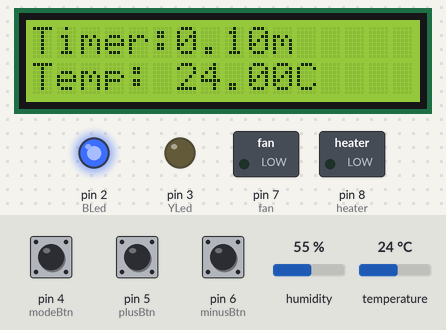
The sketch below on a simulated Arduino Uno, built with avr-gcc and run on an emulated ATmega328P. Parts: 16×2 character LCD, switched loads named in the sketch (green lamp = pin HIGH), output pins drawn as LEDs (lit = HIGH). Inputs (shaded band) come from the test bench; at power-on: temperature 24 °C, pin 4 (modeBtn) LOW, pin 5 (plusBtn) LOW, pin 6 (minusBtn) LOW, humidity 55 %. What the sketch prints to the serial monitor is not drawn.

Above: at 5.8 s.
5.9 s: temperature set to 22 °C
At 8.6 s:
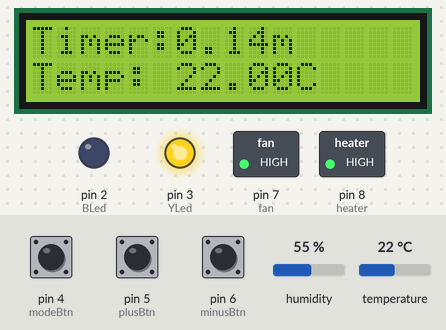
9.6 s: pin 4 (modeBtn) pulled HIGH for 0.15 s
At 10.5 s:
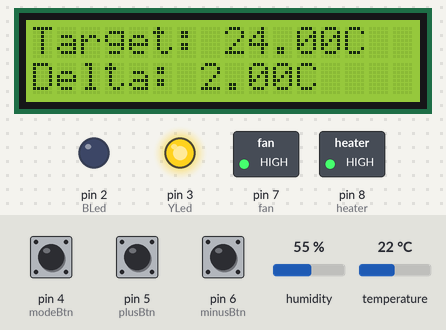
11.2 s: pin 4 (modeBtn) pulled HIGH for 1 s
At 11.52 s:
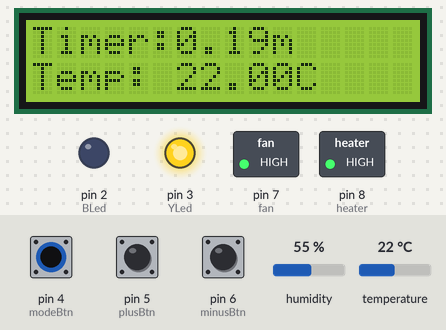
18.6 s: temperature set to 28 °C
At 19.6 s:
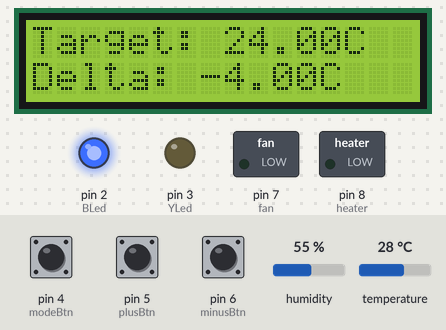
20.3 s: temperature set to 19 °C
At 22.1 s:
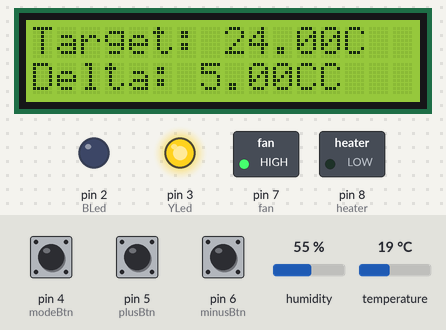
22.4 s: pin 5 (plusBtn) pulled HIGH for 3.2 s
At 71.8 s:
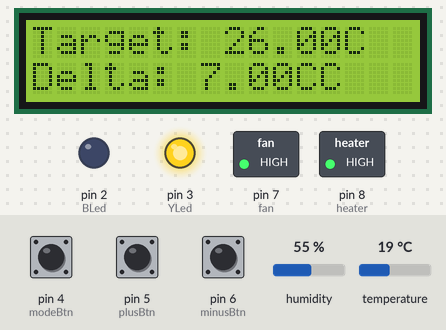
Timing chart, 0 to 72.5 s (numbered marks = the images above; inputs shaded):
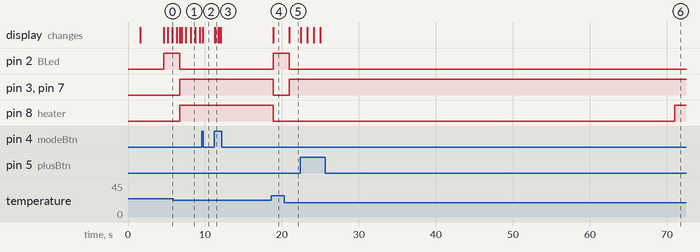

Measured:
- the behaviour switches between 24 and 23 °C on temperature (found by bisection; images 0 and 1)
- after the input at 5.9 s, pin 2 (BLed): HIGH → LOW after 0.81 s; pin 3 (YLed), pin 7 (fan), pin 8 (heater): LOW → HIGH after 0.81 s
- after the input at 9.6 s, the display: changes after 0.10 s (image 2)
- after the input at 11.2 s, the display: first changes after 0.08 s (image 3 shows a later state)
- after the input at 18.6 s, pin 2 (BLed): LOW → HIGH after 0.30 s; pin 3 (YLed), pin 7 (fan): HIGH → LOW after 0.30 s; pin 8 (heater): HIGH → LOW after 0.30 s instead of 1.5 s; the display: changes after 0.30 s (image 4)
- after the input at 20.3 s, pin 2 (BLed): HIGH → LOW after 0.63 s; pin 3 (YLed), pin 7 (fan): LOW → HIGH after 0.63 s; the display: changes after 0.63 s (image 5)
- after the input at 22.4 s, the display: first changes after 0.07 s (image 6 shows a later state)

The sketch:

Finals_Embesys.ino
```cpp
#include <DHT.h>
#include <LiquidCrystal_I2C.h>
#include <math.h>

LiquidCrystal_I2C lcd(0x27, 16, 2);

DHT dht1(A1, DHT11);

float hum;
float tempC;
unsigned long msec;

int heater = 8;
int fan = 7;
int minusBtn = 6;
int plusBtn = 5;
int modeBtn = 4;
int YLed = 3;
int BLed = 2;
int modeState = 1;

float targetTemp;
float delta;

unsigned long dhtStart = 0;
unsigned long modeStart = 0;
unsigned long heatStart = 0;
bool heaterTOState = false;
unsigned long heaterMaxOn = 20000;
unsigned long heaterMaxOff = 40000;
float timer;

void setup() {
  pinMode(fan, OUTPUT);
  pinMode(heater, OUTPUT);
  pinMode(minusBtn, INPUT);
  pinMode(plusBtn, INPUT);
  pinMode(modeBtn, INPUT);
  pinMode(YLed, OUTPUT);
  pinMode(BLed, OUTPUT);

  Serial.begin(9600);
  dht1.begin();
  lcd.init();
  lcd.clear();
  lcd.backlight();
  lcd.setCursor(0, 0);
  lcd.print("Made by: Eric");
  lcd.setCursor(5, 1);
  lcd.print("Delos Reyes");
  delay(1500);
  lcd.clear();
  lcd.setCursor(0,0);
  lcd.print("Starting...");
  delay(3000);
  lcd.clear();

  hum = dht1.readHumidity();
  tempC = dht1.readTemperature();
  targetTemp = ceil(tempC);
}

void loop() {
  msec = millis();
  if (msec - dhtStart >= 2000){
    hum = dht1.readHumidity();
    tempC = dht1.readTemperature();
    dhtStart = msec;
  }
  if (modeState == 1){
    lcd.setCursor(0, 0);
    timer = (float)msec/1000/60;
    lcd.print("Timer:" ); lcd.print(timer); lcd.print("m");
    lcd.setCursor(0, 1);
    lcd.print("Temp: "); lcd.print(tempC); lcd.print("C");
  }
  if (modeState == 2){
      lcd.setCursor(0, 0);
      lcd.print("Target: "); lcd.print(targetTemp); lcd.print("C");
      lcd.setCursor(0, 1);
      delta = targetTemp - tempC;
      lcd.print("Delta: "); lcd.print(delta); lcd.print("C");
  }

  if (digitalRead(modeBtn) == 1 && (modeStart + 750) <= msec){
    modeStart = msec;
    lcd.clear();
    if (modeState == 1){
      modeState = 2;
    }
    else{
      modeState = 1;
    }
  }

  if (digitalRead(minusBtn) == 1 && heatStart + 800 <= msec){
    if (targetTemp > 25){
      heatStart = msec;
      targetTemp -= 0.5;
    }

  }

  if (digitalRead(plusBtn) == 1 && targetTemp <= 90 && heatStart + 800 <= msec){
    heatStart = msec;
    targetTemp += 0.5;

  }
  setHeater();


}

void setHeater(){
  Serial.println(heaterTOState);
  Serial.print("heaterTS: "); Serial.println(msec);
  Serial.print("heaterMaxOn: "); Serial.println(heaterMaxOn);
  Serial.print("heaterMaxOff: "); Serial.println(heaterMaxOff);
  if (tempC < targetTemp){

    if (heaterTOState == false){
      if (msec <= heaterMaxOn){
        digitalWrite(heater, 1);

      }
      else{
        heaterTOState = true;
        heaterMaxOff = msec + 50000;
      }
    }

    if (heaterTOState == true){
      if (msec <= heaterMaxOff){
        digitalWrite(heater, 0);
      }
      else{
        heaterTOState = false;
        heaterMaxOn = msec + 10000;
      }
    }

    digitalWrite(BLed, 0);
    digitalWrite(YLed, 1);
    digitalWrite(fan, 1);
  }
  else{
    digitalWrite(heater, 0);
    digitalWrite(BLed, 1);
    digitalWrite(YLed, 0);
    digitalWrite(fan, 0);
  }
}
```
